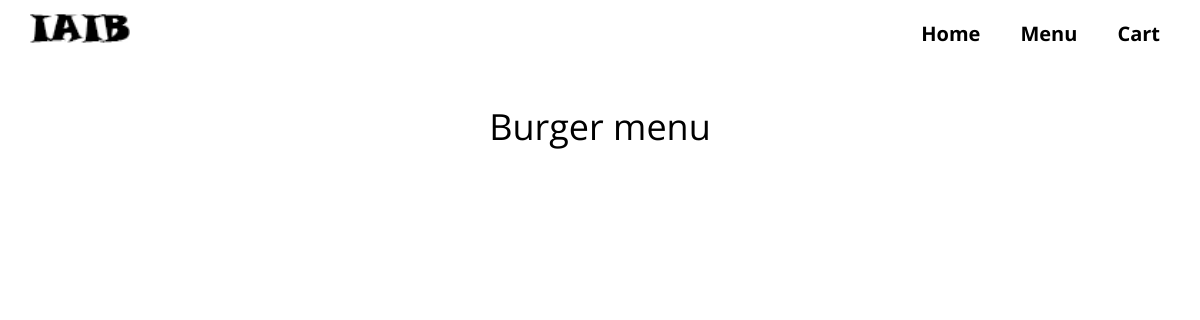
/menu/burger/, run on an earlier commit of the app's database.
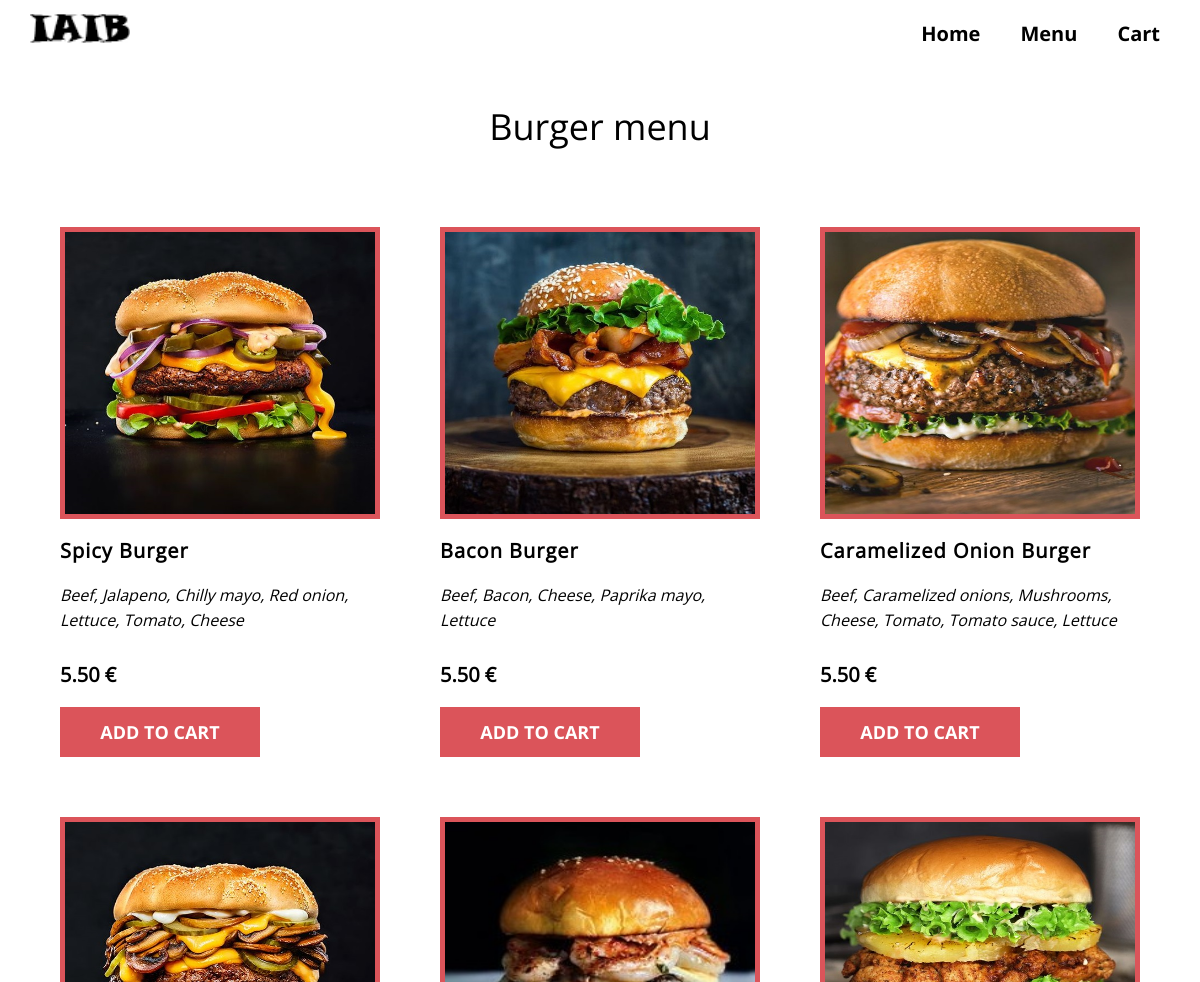
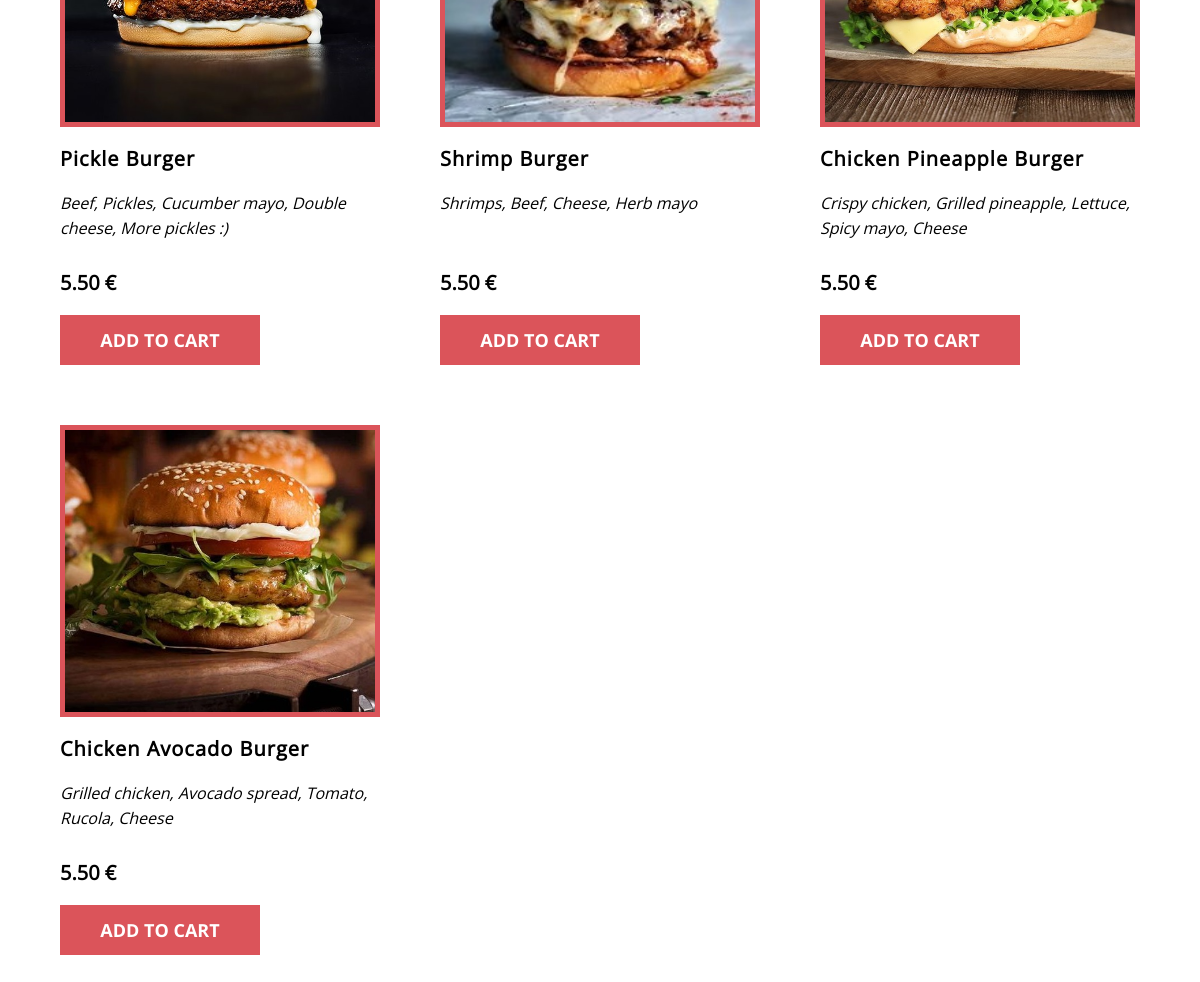
And on a later commit of the database (2 pictures, top to bottom).
### pizza/models.py (models this page shows, shortened)
class Product(models.Model):
    name = models.CharField(max_length=100)
    price = models.DecimalField(max_digits=10, decimal_places=2)
    ingredients = models.TextField(max_length=500, blank=True, null=True)
    ml = models.SmallIntegerField(blank=True, null=True)
    image = models.ImageField(upload_to="product_images/")
    available = models.BooleanField(default=True)
    category = models.ForeignKey(Category, on_delete=models.PROTECT, null=True)
    class Meta:
        ordering = ['id']

### pizza/views.py (the view)
# urls.py: path('menu/burger/', burger_menu, name='burger'),
def burger_menu(request):
    menu = [product for product in Product.objects.all() if product.category_id == 2]
    return render(request, 'pizza/menu/burger.html', {'menu': menu, 'title': 'Burger menu'})

### cart/context_processors.py (called while the page is built)
def cart(request):
    return {'cart': Cart(request)}

### pizza/templates/pizza/menu/burger.html (shortened to what this page needs)
<!DOCTYPE html>
{% load static %}
<html lang="en">
<head>
    <link type="text/css" rel="stylesheet" href="{% static 'pizza/menu/css/style.css' %}" />
    <link type="text/css" rel="stylesheet" href="{% static 'pizza/navbar/css/style.css' %}" />
</head>
<body>
    <div class="wrapper">
        {% include "pizza/navbar.html" %}
        <div class="container">
            <div class="header">{{ title }}</div>
        </div>
        <div class="menu">
            <div class="menu_container container">
                <div class="menu_content">
                    {% for p in menu %}
                    {% if p.available %}
                    <div class="menu_item">
                        <div class="menu_item_img">
                            <img src="{{ p.image.url }}" alt="pizza">
                        </div>
                        <div class="menu_item_title">{{ p.name }}</div>
                        <div class="menu_item_description"><i>{{ p.ingredients }}</i></div>
                        <div class="menu_item_price">{{ p.price }} €</div>
                        <form action="{% url 'cart:cart_add' p.id %}" method="post">
                            <button type="submit" class="menu_button">ADD TO CART</button>
                        </form>
                    </div>
                    {% endif %}
                    {% endfor %}
                </div>
            </div>
        </div>
    </div>
</body>
</html>

What changed in the data, as far as the page shows it:
added Product: image (picture), name "Spicy Burger", ingredients "Beef, Jalapeno, Chilly mayo, Red onion, Lettuce, Tomato, Cheese", price "5.50"
added Product: image (picture), name "Bacon Burger", ingredients "Beef, Bacon, Cheese, Paprika mayo, Lettuce", price "5.50"
added Product: image (picture), name "Caramelized Onion Burger", ingredients "Beef, Caramelized onions, Mushrooms, Cheese, Tomato, Tomato sauce, Lettuce", price "5.50"
added Product: image (picture), name "Pickle Burger", ingredients "Beef, Pickles, Cucumber mayo, Double cheese, More pickles :)", price "5.50"
added Product: image (picture), name "Shrimp Burger", ingredients "Shrimps, Beef, Cheese, Herb mayo", price "5.50"
added Product: image (picture), name "Chicken Pineapple Burger", ingredients "Crispy chicken, Grilled pineapple, Lettuce, Spicy mayo, Cheese", price "5.50"
added Product: image (picture), name "Chicken Avocado Burger", ingredients "Grilled chicken, Avocado spread, Tomato, Rucola, Cheese", price "5.50"
